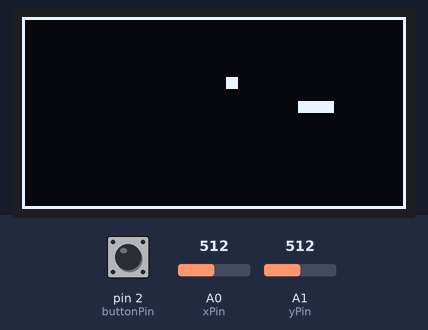
The sketch below on a simulated Arduino Uno, built with avr-gcc and run on an emulated ATmega328P. On the bench: 128×64 one-colour display. The inputs (shaded band) are chosen by the test bench; at power-on: pin 2 (buttonPin) HIGH, A1 (yPin) = 512, A0 (xPin) = 512. Random numbers use the default seed unless the sketch sets one.

Above: at 1.28 s.
1.3 s: pin 2 (buttonPin) pulled LOW for 1 s
At 2.43 s:
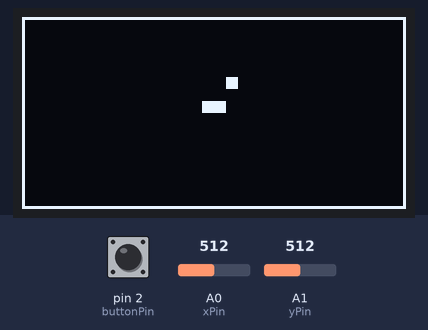
5.3 s: pin 2 (buttonPin) pulled LOW for 0.15 s
At 5.74 s:
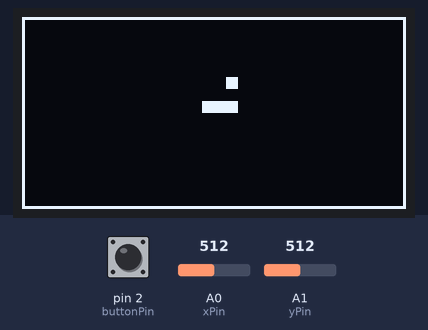
7.0 s: A1 (yPin) set to 710
At 7.14 s:
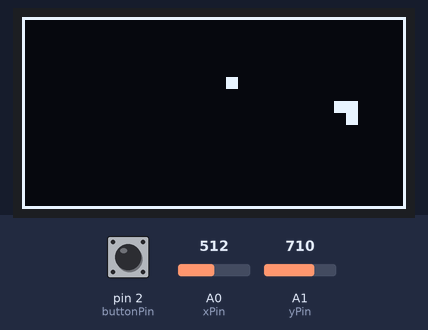
Timing chart, 0 to 10.0 s (numbered marks = the images above; inputs shaded):
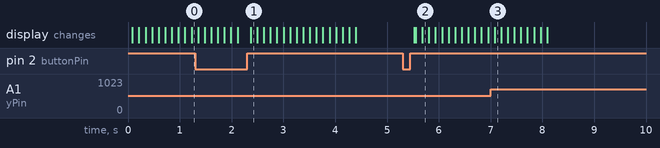

Measured:
- after the input at 5.3 s, the display: first changes after 0.23 s (image 2 shows a later state)

The sketch:

snake.ino
```cpp
  #include <Wire.h>
  #include <Adafruit_GFX.h>
  #include <Adafruit_SSD1306.h>

  //joystick
  int xPin =A0;
  int yPin =A1;
  int buttonPin=2;
  int xVal;
  int yVal;
  int button_state;


  #define SCREEN_WIDTH 128
  #define SCREEN_HEIGHT 64
  #define OLED_RESET -1

  #define block_length 4
  #define block_width 4
  #define oled_center_x 64
  #define oled_center_y 32
  Adafruit_SSD1306 display(SCREEN_WIDTH, SCREEN_HEIGHT, &Wire, OLED_RESET);


  const int x_max_lenght=SCREEN_WIDTH/block_length;
  const int y_max_lenght=SCREEN_HEIGHT/block_width;
  int snakeX[50];
  int snakeY[50];
  int snake_length=3;

  enum dir { right, left, up, down };
  dir current_dirr = right;
  dir next_dir = right;


  int foodX;
  int foodY;
  bool foodExists = false;

  bool gameOver = false;

  void spawn_food() {
    if (!foodExists) {
      foodX = (random(1, (SCREEN_WIDTH / block_length) - 2)) * block_length;
      foodY = (random(1, (SCREEN_HEIGHT / block_width) - 2)) * block_width;
      foodExists = true;
    }
    display.fillRect(foodX, foodY, block_length, block_width, SSD1306_WHITE);
  }
  // snake movement
  void move_right() {
    for (int i = snake_length - 1; i > 0; i--) {
      snakeX[i] = snakeX[i - 1];
      snakeY[i] = snakeY[i - 1];
    }
    snakeX[0] += block_length;
  }
  void move_left() {
    for (int i = snake_length - 1; i > 0; i--) {
      snakeX[i] = snakeX[i - 1];
      snakeY[i] = snakeY[i - 1];
    }
    snakeX[0] -= block_length;
  }
  void move_up() {
    for (int i = snake_length - 1; i > 0; i--) {
      snakeX[i] = snakeX[i - 1];
      snakeY[i] = snakeY[i - 1];
    }
    snakeY[0] -= block_width;
  }
  void move_down() {
    for (int i = snake_length - 1; i > 0; i--) {
      snakeX[i] = snakeX[i - 1];
      snakeY[i] = snakeY[i - 1];
    }
    snakeY[0] += block_width;
  }


  void init_snake(){
    for(int i=0;i<3;i++){
      display.fillRect(snakeX[i], snakeY[i], block_length, block_width,SSD1306_WHITE);
      snakeX[i+1]=snakeX[i]+block_length;
      snakeY[i+1]=snakeY[i];
    }
    for (int i = 0; i < snake_length; i++) {
    display.fillRect(snakeX[i], snakeY[i], block_length, block_width, SSD1306_WHITE);
    }
  }

  void draw_snake(){
    display.clearDisplay();
    display.drawRect(0, 0, SCREEN_WIDTH, SCREEN_HEIGHT, SSD1306_WHITE);
    for(int i=0;i<snake_length;i++){
      display.fillRect(snakeX[i], snakeY[i], block_length, block_width,SSD1306_WHITE);
    }
  }
  void detect_col(){
    if (snake_length > 3) {
    for (int i = 1; i < snake_length; i++) {
      if (snakeX[0] == snakeX[i] && snakeY[0] == snakeY[i]) {
        game_over();
        return;
      }
    }
  }
    if (snakeX[0] <= 0 || snakeX[0] + block_length >= SCREEN_WIDTH ||
      snakeY[0] <= 0 || snakeY[0] + block_width >= SCREEN_HEIGHT) {
    game_over();
   }
  }

  void setup() {
    pinMode(xPin,INPUT);
    pinMode(yPin,INPUT);
    pinMode(buttonPin,INPUT_PULLUP);
    display.begin(SSD1306_SWITCHCAPVCC,0x3C); //SSD1306_SWITCHCAPVCC ===> SWITCHCAPVCC sursa de alimentare interna(direct de la arduini)
                                            //SSD1306_EXTERNALVCC   ===> EXTERNALVCC alta sursa externa
                                            // 0x3C adresa disp din comunicarea I2C
    display.clearDisplay();
    display.setTextSize(1);
    display.drawRect(0, 0, SCREEN_WIDTH, SCREEN_HEIGHT, SSD1306_WHITE);
    snakeX[0] = oled_center_x - block_length;
    snakeY[0] = oled_center_y - block_width;
    init_snake();
    display.display();
  }
  void run_game(){
    xVal = analogRead(xPin);
    yVal = analogRead(yPin);
    button_state = digitalRead(buttonPin);
      //citire valori de pe joystick
    if (xVal > 700) {
      next_dir = right;
    } else if (xVal < 300) {
      next_dir = left;
    } else if (yVal > 700) {
      next_dir = down;
    } else if (yVal < 300) {
      next_dir = up;
    }

    // if ((current_dirr == right && next_dir == left) ||
    //     (current_dirr == left && next_dir == right) ||
    //     (current_dirr == up && next_dir == down) ||
    //     (current_dirr == down && next_dir == up)) {
    //   next_dir = current_dirr;
    // }   //blocheaza schimbarea left<-->right up<-->down directa dar nu intervine doar blocheaza si nu te lasa sa schimbi
    if(current_dirr == right && next_dir == left){  //dreapta stanga trece sus
      next_dir = up;
    }
    else if(current_dirr == left && next_dir == right){ //stanga dreapta trece jos
      next_dir= down;
    }
    else if(current_dirr == up && next_dir == down){ //jos sus trece stanga
      next_dir= left;
    }
    else if(current_dirr == down && next_dir == up){ //sus jos trece dreapta
      next_dir= right;
    }


    current_dirr = next_dir;
    switch (current_dirr) {
      case right: move_right(); break;
      case left: move_left(); break;
      case up: move_up(); break;
      case down: move_down(); break;
    }

    if (snakeX[0] == foodX && snakeY[0] == foodY) {
      if(snake_length < 50) {
        snake_length++;
      }
      foodExists = false;
    }

    draw_snake();
    spawn_food();
    display.display();
    delay(100);
  }
  void game_over() {
    display.clearDisplay();
    display.setTextSize(1);
    display.setTextColor(SSD1306_WHITE);
    display.setCursor(20, 20);
    display.println("GAME OVER");
    display.setTextSize(1); // text normal pentru scor
    display.setCursor(45, 45);
    display.print("Score: ");
    display.print(snake_length - 3);
    display.display();
    gameOver = true;
  }
  void reset_game() {
  gameOver = false;
  snake_length = 3;
  current_dirr = right;
  next_dir = right;

  snakeX[0] = oled_center_x - block_length;
  snakeY[0] = oled_center_y - block_width;
  for (int i = 1; i < snake_length; i++) {
    snakeX[i] = snakeX[i - 1] + block_length;
    snakeY[i] = snakeY[i - 1];
  }

  display.clearDisplay();
  display.drawRect(0, 0, SCREEN_WIDTH, SCREEN_HEIGHT, SSD1306_WHITE);
  display.display();
}
void loop() {
  detect_col();

  if (!gameOver) {
    run_game();
  }
  button_state = digitalRead(buttonPin);
  if (gameOver && button_state == LOW) {
    delay(200);
    reset_game();
  }
}
```
